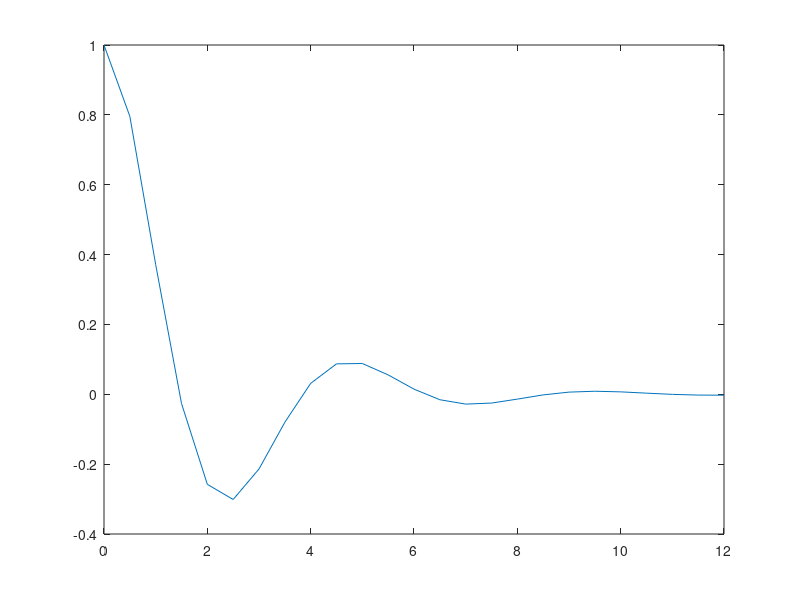
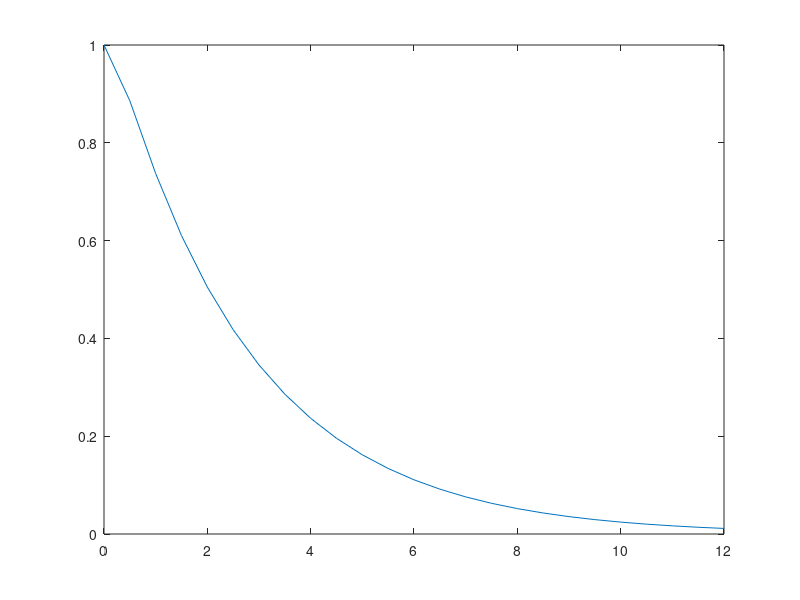
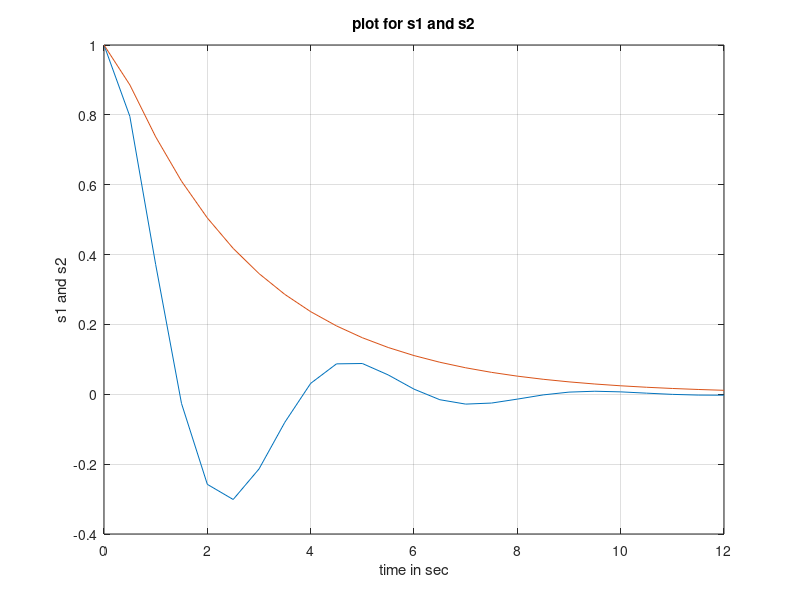

MATLAB code for these plots, in order:
t = 0:0.5:12;
s1 = exp(-0.499.*t).*(0.378.*sin(1.3227.*t)+cos(1.3227.*t))
figure(1),plot(t,s1)
s2 = (-0.0774.*exp(-5.277.*t))+1.0774.*exp(-0.379.*t)
figure(2),plot(t,s2)
figure(3),plot(t,s1,t,s2)
grid on
xlabel('time in sec')
ylabel('s1 and s2')
title('plot for s1 and s2')
